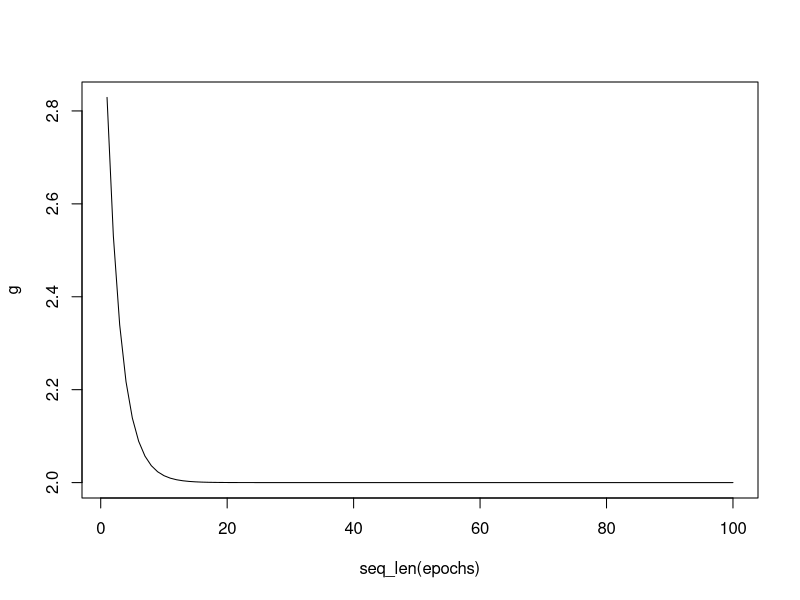

Reproduce this figure in R.
x <- rnorm(1)

f <- function(x) x^2 + 2*x + 3

eta <- 1e-1  #learning rate

epochs <- 1e2 # no of iterations we wanna run

g <- vector(mode = "numeric", length = epochs)

for (epoch in seq_len(epochs)) {
  g[epoch] <- f(x)
  x <- x - eta*(2*x + 2)
}

plot(seq_len(epochs), g, type="l")

cat("Optimal x values:", x)

